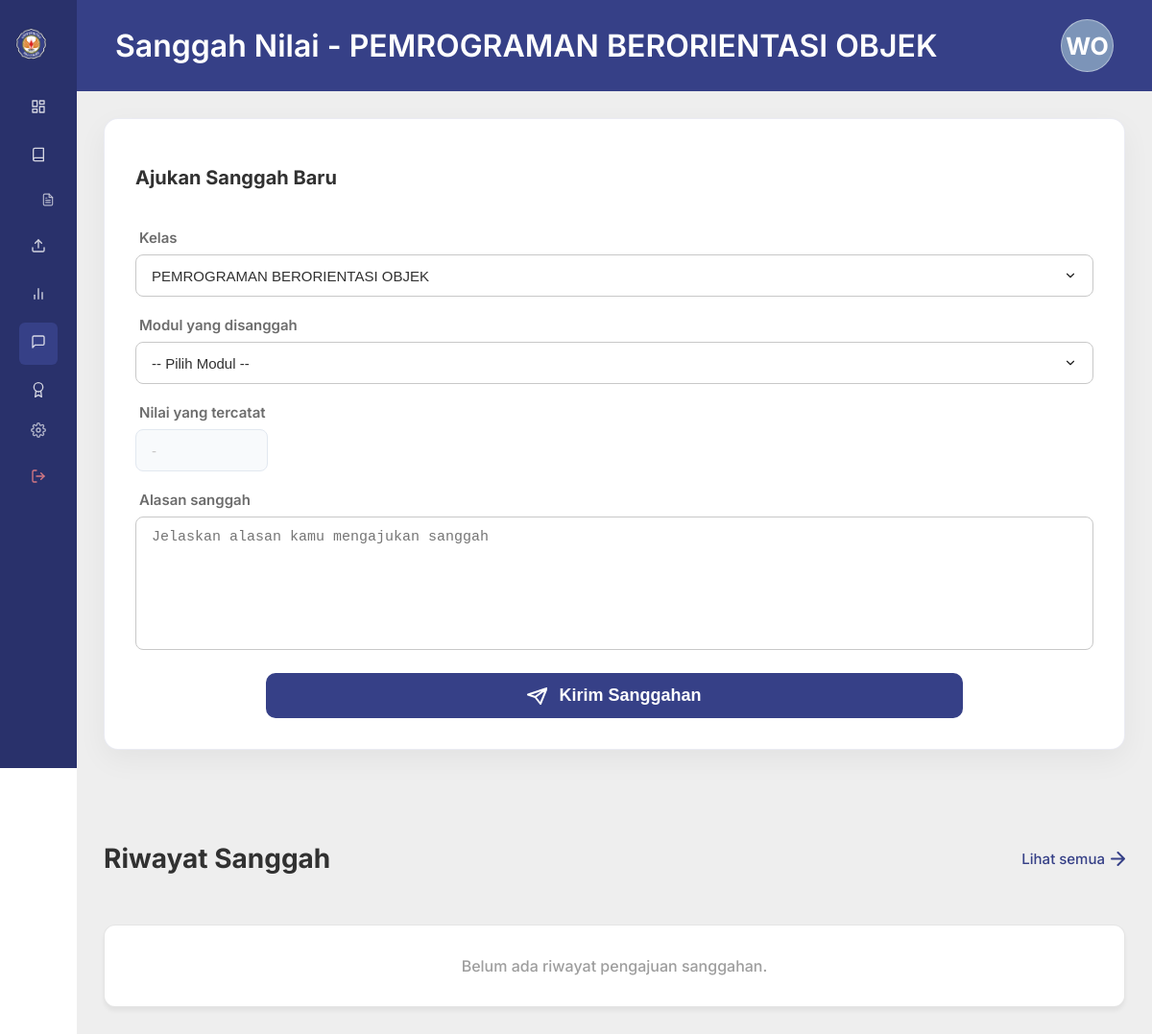
Page /public/index.php?action=sanggah_form (signed in) on the committed database.
### tables this page shows
CREATE TABLE Tabel_Kelompok (
    ID_Kelompok INT AUTO_INCREMENT PRIMARY KEY,
    Nama_Kelompok VARCHAR(100) NOT NULL,
    ID_Kelas INT NOT NULL,
    CONSTRAINT FK_Kelompok_Kelas FOREIGN KEY (ID_Kelas) 
        REFERENCES Tabel_Kelas(ID_Kelas) 
        ON DELETE CASCADE 
        ON UPDATE CASCADE
);

CREATE TABLE Tabel_Kelas (
    ID_Kelas INT AUTO_INCREMENT PRIMARY KEY,
    Nama_Kelas VARCHAR(100) NOT NULL,
    Jadwal VARCHAR(50) DEFAULT NULL,
    Token_Kelas VARCHAR(10) NULL
);

### app/Controllers/TugasController.php (called while the page is built, shortened)
<?php
require_once __DIR__ . '/../Models/KelasModel.php';
class TugasController {
    private $kelasModel;
    public function __construct() {
        $this->kelasModel = new KelasModel();
    }
    public function sanggahForm() {
        $userId = $_SESSION['user_id'];
        $db = (new Database())->getConnection();
        $studentClasses = $this->kelasModel->getStudentClasses($userId);
        $classInfo = null;
        if (isset($_GET['class_id'])) {
            $requestedId = (int)$_GET['class_id'];
            foreach ($studentClasses as $sc) {
                if ($sc['ID_Kelas'] === $requestedId) {
                    $classInfo = $sc;
                    break;
                }
            }
            if (!$classInfo && !empty($studentClasses)) $classInfo = $studentClasses[0];
        } else {
            if (!empty($studentClasses)) $classInfo = $studentClasses[0];
        }
        $appealsHistory = [];
        if ($classInfo) {
            $classId = $classInfo['ID_Kelas'];
            $historyQuery = "SELECT p.ID_Pengumpulan, m.Judul_Modul, k.Nama_Kelas, n.Nilai_Angka, n.ID_Nilai, n.Alasan_Sanggah, n.Status_Tugas, n.Tanggapan_Sanggah, p.Waktu_Submit
                             FROM Tabel_Pengumpulan p
                             JOIN Tabel_Tugas t ON p.ID_Tugas = t.ID_Tugas
                             JOIN Tabel_Modul m ON t.ID_Modul = m.ID_Modul
                             JOIN Tabel_Nilai n ON p.ID_Pengumpulan = n.ID_Pengumpulan
                             JOIN Tabel_User u ON p.ID_User = u.ID_User
                             JOIN Tabel_KRS krs ON u.ID_User = krs.ID_User
                             JOIN Tabel_Kelompok kl ON krs.ID_Kelompok = kl.ID_Kelompok
                             JOIN Tabel_Kelas k ON krs.ID_Kelas = k.ID_Kelas
                             WHERE p.ID_User = :userId AND n.Alasan_Sanggah IS NOT NULL AND m.ID_Kelas = :classId
                             ORDER BY n.ID_Nilai DESC";
            $stmtHistory = $db->prepare($historyQuery);
            $stmtHistory->bindParam(':userId', $userId);
            $stmtHistory->bindParam(':classId', $classId);
            $stmtHistory->execute();
            $appealsHistory = $stmtHistory->fetchAll();
        }
        require_once __DIR__ . '/../Views/sanggah_form.php';
    }
}

### app/Models/KelasModel.php (called while the page is built, shortened)
<?php
require_once __DIR__ . '/../../config/database.php';
class KelasModel {
    private $db;
    public function __construct() {
        $database = new Database();
        $this->db = $database->getConnection();
    }
    public function getStudentClasses($userId) {
        try {
            $query = "SELECT k.*, kp.Nama_Kelompok, kp.ID_Kelompok FROM Tabel_Kelas k
                      JOIN Tabel_KRS krs ON k.ID_Kelas = krs.ID_Kelas
                      LEFT JOIN Tabel_Kelompok kp ON krs.ID_Kelompok = kp.ID_Kelompok
                      WHERE krs.ID_User = :userId
                      ORDER BY k.ID_Kelas DESC";
            $stmt = $this->db->prepare($query);
            $stmt->bindParam(':userId', $userId);
            $stmt->execute();
            return $stmt->fetchAll();
        } catch (PDOException $e) {
            return [];
        }
    }
}

### config/database.php (called while the page is built, shortened)
<?php
class Database {
    private $host = "localhost";
    private $db_name = "db_praktikum";
    private $username = "root";
    private $password = "";
    public function getConnection() {
        $this->conn = null;
        $options = [
            PDO::ATTR_ERRMODE => PDO::ERRMODE_EXCEPTION,
            PDO::ATTR_DEFAULT_FETCH_MODE => PDO::FETCH_ASSOC
        ];
        if (defined('PDO::MYSQL_ATTR_INIT_COMMAND')) {
            $options[PDO::MYSQL_ATTR_INIT_COMMAND] = "SET NAMES utf8mb4";
        } else {
            $options[1002] = "SET NAMES utf8mb4";
        }
        try {
            $this->conn = new PDO(
                "mysql:host=" . $this->host . ";dbname=" . $this->db_name,
                $this->username,
                $this->password,
                $options
            );
        } catch (PDOException $exception) {
            error_log("Database Connection Error: " . $exception->getMessage());
            die("Koneksi database gagal. Silakan hubungi administrator.");
        }
        return $this->conn;
    }
}

### app/Views/sanggah_form.php (the view, shortened to what this page needs)
<?php
$fullName = $_SESSION['name'] ?? 'Guest';
$words = explode(" ", $fullName);
$initials = "";
foreach ($words as $w) {
    $initials .= strtoupper($w[0] ?? '');
}
$initials = substr($initials, 0, 2);
?>
<!DOCTYPE html>
<html lang="id">
<head>
    <link rel="stylesheet" href="/rpl/public/assets/css/style.css">
</head>
<body>
<div class="dashboard-container">
    <aside class="sidebar">
        <div>
            <div class="sidebar-header">
                <img src="/rpl/public/assets/images/logo_uho.png" alt="Logo UHO" class="sidebar-logo">
            </div>
            <?php include __DIR__ . '/components/sidebar_menu.php'; ?>
    </aside>
    <main class="main-workspace">
        <header class="workspace-navbar" style="background-color: #364087;">
            <h2 class="navbar-title" style="color: #FFFFFF; font-size: 32px; font-weight: 600;">Sanggah Nilai<?= $classInfo ? ' - ' . htmlspecialchars($classInfo['Nama_Kelas']) : '' ?></h2>
            <div class="navbar-profile">
                <div class="navbar-avatar" style="background-color: #7C94B8; color: #FFFFFF; font-size: 25px; font-weight: bold;"><?= htmlspecialchars($initials) ?></div>
            </div>
        </header>
        <div class="workspace-content" style="background-color: #EEEEEE; padding: 28px;">
            <section class="form-card">
                <h3 class="form-title">Ajukan Sanggah Baru</h3>
                <form method="POST" action="/rpl/public/index.php?action=submit_sanggah">
                    <div class="form-group">
                        <label class="form-label" for="kelas_select">Kelas</label>
                        <select id="classSelector" class="form-select">
                            <?php foreach ($studentClasses as $cls): ?>
                                <option value="<?= htmlspecialchars($cls['ID_Kelas']) ?>" <?= ($classInfo && $classInfo['ID_Kelas'] == $cls['ID_Kelas']) ? 'selected' : '' ?>>
                                    <?= htmlspecialchars($cls['Nama_Kelas']) ?>
                                </option>
                            <?php endforeach; ?>
                        </select>
                    </div>
                    <div class="form-group">
                        <label class="form-label" for="modul_select">Modul yang disanggah</label>
                        <select id="modul_select" class="form-select" required>
                            <option value="">-- Pilih Modul --</option>
                        </select>
                    </div>
                    <div class="form-group">
                        <label class="form-label" for="nilai_tercatat">Nilai yang tercatat</label>
                        <input type="text" id="nilai_tercatat" class="form-input form-input-readonly" readonly placeholder="-">
                    </div>
                    <div class="form-group">
                        <label class="form-label" for="alasan_sanggah">Alasan sanggah</label>
                        <textarea name="alasan_sanggah" id="alasan_sanggah" class="form-textarea" placeholder="Jelaskan alasan kamu mengajukan sanggah" required></textarea>
                    </div>
                    <div class="btn-submit-container">
                        <button type="submit" id="btn_submit" class="btn-submit">
                            <svg width="21" height="18" viewBox="0 0 21 18" fill="none" xmlns="http://www.w3.org/2000/svg">
                                <path d="M20.5 1L1 7.5L8.5 10M20.5 1L14 17L8.5 10M20.5 1L8.5 10" stroke="white" stroke-width="2" stroke-linecap="round" stroke-linejoin="round"/>
                            </svg>
                            <span>Kirim Sanggahan</span>
                        </button>
                    </div>
                </form>
            </section>
            <section class="history-section-header">
                <h2 class="history-title">Riwayat Sanggah</h2>
                <a href="#" class="btn-see-all">
                    <span>Lihat semua</span>
                    <svg width="15" height="15" viewBox="0 0 15 15" fill="none" xmlns="http://www.w3.org/2000/svg">
                        <path d="M1 7.5H14M14 7.5L7.5 1M14 7.5L7.5 14" stroke="#364087" stroke-width="2" stroke-linecap="round" stroke-linejoin="round"/>
                    </svg>
                </a>
            </section>
            <div class="history-list">
                <?php if (empty($appealsHistory)): ?>
                    <div class="history-card" style="justify-content: center; color: #9E9E9E; font-weight: 500; font-size: 16px; padding: 32px;">
                        Belum ada riwayat pengajuan sanggahan.
                    </div>
                <?php endif; ?>
            </div>
        </div>
    </main>
</div>
</body>
</html>

### public/assets/css/style.css (style rules this page uses)
:root { --text-color-dark: #2C2C2A; --text-color-light: #FFFFFF; --input-border: #E2E8F0; --btn-primary: #364087; --placeholder-color: #C7C6C6; --overlay-color: rgba(25, 28, 31, 0.4); --card-shadow: 0px 4px 12px 12px rgba(0, 0, 0, 0.1); --transition-speed: 0.3s; }
* { margin: 0; padding: 0; box-sizing: border-box; }
body { font-family: 'Inter', sans-serif; min-height: 100vh; background-color: #FFFFFF; color: var(--text-color-dark); overflow-x: hidden; }
.form-title { font-size: 48px; font-weight: 700; line-height: 58px; text-align: center; margin-bottom: 40px; }
.form-group { display: flex; flex-direction: column; gap: 8px; }
.form-label { font-size: 18px; font-weight: 600; color: var(--text-color-dark); padding-left: 4px; }
.form-input { width: 100%; height: 59px; padding: 10px 16px 10px 48px; background-color: var(--text-color-light); border: 0.5px solid var(--input-border); border-radius: 10px; font-size: 16px; color: var(--text-color-dark); outline: none; transition: border-color var(--transition-speed) ease, box-shadow var(--transition-speed) ease; }
.form-input::placeholder { color: var(--placeholder-color); font-weight: 500; }
.dashboard-container { display: flex; min-height: 100vh; background-color: #FFFFFF; color: var(--text-color-dark); position: relative; z-index: 2; }
.sidebar { width: 282px; background-color: #29316B; color: var(--text-color-light); display: flex; flex-direction: column; justify-content: space-between; padding: 24px 16px; height: 100vh; position: fixed; top: 0; left: 0; z-index: 10; overflow-y: auto; }
.sidebar-header { display: flex; align-items: center; gap: 12px; padding: 8px 12px 24px; }
.sidebar-logo { width: 43px; height: 43px; object-fit: contain; }
.main-workspace { margin-left: 282px; flex-grow: 1; display: flex; flex-direction: column; min-height: 100vh; }
.workspace-navbar { height: 95px; background-color: #364087; display: flex; justify-content: space-between; align-items: center; padding: 0 40px; color: var(--text-color-light); box-shadow: 0px 4px 10px rgba(0, 0, 0, 0.05); }
.navbar-title { font-size: 28px; font-weight: 600; }
.navbar-profile { display: flex; align-items: center; gap: 12px; }
.navbar-avatar { width: 55px; height: 55px; background-color: rgba(255, 255, 255, 0.2); border-radius: 50%; display: flex; justify-content: center; align-items: center; color: var(--text-color-light); font-size: 20px; font-weight: 700; border: 1.5px solid rgba(255, 255, 255, 0.4); }
.workspace-content { padding: 40px; display: flex; flex-direction: column; gap: 32px; background-color: #FFFFFF; flex-grow: 1; }
.btn-see-all { display: flex; align-items: center; gap: 6px; color: #364087; text-decoration: none; font-size: 15px; font-weight: 600; transition: color var(--transition-speed) ease; }
@media (max-width: 1200px) { .sidebar { width: 80px; padding: 24px 8px; align-items: center; } }
@media (max-width: 1200px) { .sidebar-header { padding: 0; margin-bottom: 24px; } }
@media (max-width: 1200px) { .main-workspace { margin-left: 80px; } }

### rows in the picture
tabel_kelompok: ID_Kelas.Nama_Kelas "PEMROGRAMAN BERORIENTASI OBJEK"
tabel_kelas: ID_Kelas+Nama_Kelas "PEMROGRAMAN BERORIENTASI OBJEK"

### other values in the picture
$initials "WO"
